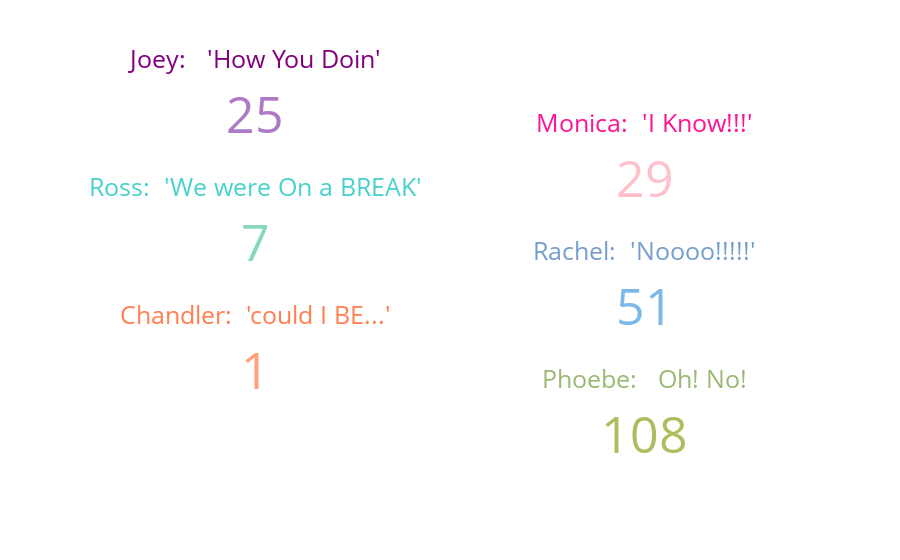

The notebook cell saved with this chart:
### Code cell
fig = go.Figure()
fig.add_trace(go.Indicator(
    mode = "number",
    value = joey_how_count,
    number={'font':{'color': "#AF7AC5",'size':50}},
    title = {"text": "<span style='font-size:2em;color:#800080'>Joey:   'How You Doin'</span>"},
    domain = {'row': 0, 'column': 0}))

fig.add_trace(go.Indicator(
    mode = "number",
    value = monica_i_know_count,
    number={'font':{'color': "pink",'size':50}},
    title = {"text": "<span style='font-size:2em;color:#FF1493'>Monica:  'I Know!!!'</span>"},
    domain = {'row': 2, 'column': 1}))

fig.add_trace(go.Indicator(
    mode = "number",
    value = ross_break_count,
    number={'font':{'color': "#88d8c0",'size':50}},
    title = {"text": "<span style='font-size:2em;color:#48d1cc'>Ross:  'We were On a BREAK'</span>"},
    domain = {'row': 4, 'column': 0}))

fig.add_trace(go.Indicator(
    mode = "number",
    value = rachel_no_count,
    number={'font':{'color': "#7cb9e8",'size':50}},
    title = {"text": "<span style='font-size:2em;color:#779ecb'>Rachel:  'Noooo!!!!!'</span>"},
    domain = {'row': 6, 'column': 1}))

fig.add_trace(go.Indicator(
    mode = "number",
    value = chandler_could_count,
    number={'font':{'color': "#ffa07a",'size':50}},
    title = {"text": "<span style='font-size:2em;color:#ff7f50'>Chandler:  'could I BE...'</span>"},
    domain = {'row': 8, 'column': 0}))

fig.add_trace(go.Indicator(
    mode = "number",
    value = phoebe_oh_no_count,
    number={'font':{'color': "#acbf60",'size':50}},
    title = {"text": "<span style='font-size:2em;color:#9ab973'>Phoebe:   Oh! No!</span>"},
    domain = {'row': 10, 'column': 1}))

fig.update_layout(
    grid = {'rows': 12, 'columns': 2})
fig.show()

### Figure 1 — Plotly figure (JSON) as saved in the notebook; plotly's stock layout.template omitted (floating-point values rounded to 4 significant figures)
{"data": [{"domain": {"column": 0, "row": 0}, "mode": "number", "number": {"font": {"color": "#AF7AC5", "size": 50}}, "title": {"text": "<span style='font-size:2em;color:#800080'>Joey:   'How You Doin'</span>"}, "type": "indicator", "value": 25}, {"domain": {"column": 1, "row": 2}, "mode": "number", "number": {"font": {"color": "pink", "size": 50}}, "title": {"text": "<span style='font-size:2em;color:#FF1493'>Monica:  'I Know!!!'</span>"}, "type": "indicator", "value": 29}, {"domain": {"column": 0, "row": 4}, "mode": "number", "number": {"font": {"color": "#88d8c0", "size": 50}}, "title": {"text": "<span style='font-size:2em;color:#48d1cc'>Ross:  'We were On a BREAK'</span>"}, "type": "indicator", "value": 7}, {"domain": {"column": 1, "row": 6}, "mode": "number", "number": {"font": {"color": "#7cb9e8", "size": 50}}, "title": {"text": "<span style='font-size:2em;color:#779ecb'>Rachel:  'Noooo!!!!!'</span>"}, "type": "indicator", "value": 51}, {"domain": {"column": 0, "row": 8}, "mode": "number", "number": {"font": {"color": "#ffa07a", "size": 50}}, "title": {"text": "<span style='font-size:2em;color:#ff7f50'>Chandler:  'could I BE...'</span>"}, "type": "indicator", "value": 1}, {"domain": {"column": 1, "row": 10}, "mode": "number", "number": {"font": {"color": "#acbf60", "size": 50}}, "title": {"text": "<span style='font-size:2em;color:#9ab973'>Phoebe:   Oh! No!</span>"}, "type": "indicator", "value": 108}], "layout": {"grid": {"columns": 2, "rows": 12}}}
